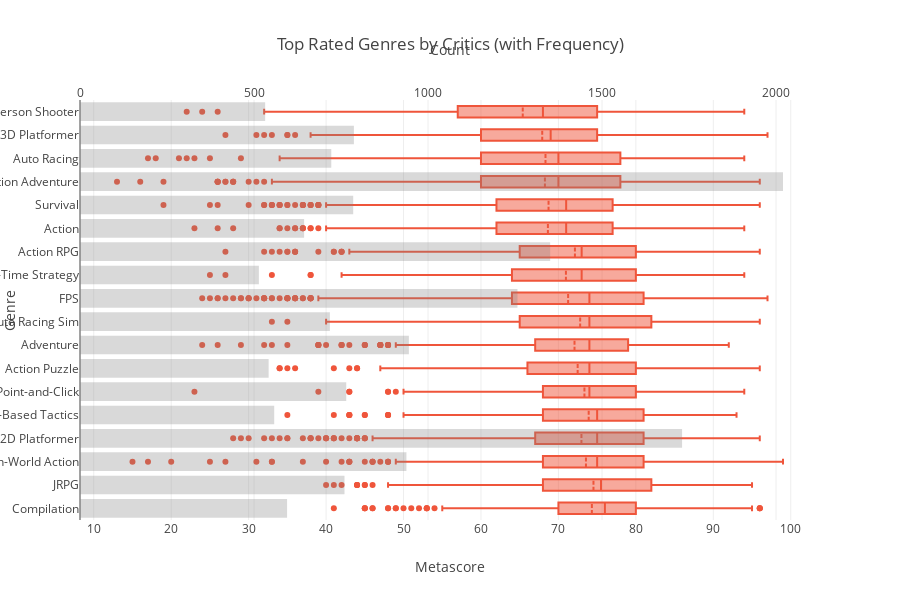

The cell this chart's notebook holds for it:
### Code cell
def plot_top_and_bottom_rated_genres_and_frequencies(n=0):
    genre_frequencies = metacritic['genres'].value_counts()
    genre_frequencies_df = pd.DataFrame({
        'genres': genre_frequencies.index,
        'count': genre_frequencies.values
    })
    genre_frequencies_df = genre_frequencies_df[genre_frequencies_df['count'] >= n]
    critics_genre_average_score = metacritic.groupby('genres')['platform_metascore'].agg('median')
    critics_genre_average_score_df = pd.DataFrame({
        'genres': critics_genre_average_score.index,
        'average_critic_review_score': critics_genre_average_score.values
    })
    critics_genre_average_score_df = critics_genre_average_score_df.sort_values(by='average_critic_review_score', ascending=False)
    top_20_genres_by_critic_average_score = critics_genre_average_score_df[critics_genre_average_score_df['genres'].isin(genre_frequencies_df['genres'])].head(20)['genres']
    filtered_metacritic_by_top_20_genres = metacritic[metacritic['genres'].isin(top_20_genres_by_critic_average_score)]

    colors = pc.qualitative.Plotly

    # Boxes
    fig = go.Figure()
    for genre in top_20_genres_by_critic_average_score:
        genre_data = filtered_metacritic_by_top_20_genres[filtered_metacritic_by_top_20_genres['genres'] == genre]
        fig.add_trace(go.Box(
            x=genre_data['platform_metascore'],
            name=genre,
            orientation='h',
            boxmean=True,
            marker=dict(color=colors[1]),
            xaxis='x'
        ))

    genre_frequencies_df = genre_frequencies_df.set_index('genres').reindex(top_20_genres_by_critic_average_score)

    # Frequency bars
    fig.add_trace(go.Bar(
        y=top_20_genres_by_critic_average_score,
        x=genre_frequencies_df['count'],
        orientation='h',
        marker=dict(color='rgba(128, 128, 128, 0.3)'),
        xaxis='x2'
    ))

    fig.update_layout(
        title="Top rated genres by critics (with frequency)",
        xaxis=dict(
            title="Metascore",
            side='bottom'
        ),
        xaxis2=dict(
            title="Count",
            side='top',
            overlaying='x'
        ),
        yaxis=dict(
            title="Genre"
        ),
        barmode='overlay',
        height=600,
        width=900,
        showlegend=False
    )

    return fig

fig = plot_top_and_bottom_rated_genres_and_frequencies(n=500)
fig.show()

### Figure 1 — Plotly figure (JSON) as saved in the notebook; plotly's stock layout.template omitted (floating-point values rounded to 4 significant figures; data arrays with more than 128 entries replaced by an {"elided": "..."} marker saying what was removed)
{"data": [{"boxmean": true, "marker": {"color": "#EF553B"}, "name": "Compilation", "orientation": "h", "type": "box", "x": {"elided": "595 int values"}, "xaxis": "x"}, {"boxmean": true, "marker": {"color": "#EF553B"}, "name": "JRPG", "orientation": "h", "type": "box", "x": {"elided": "760 int values"}, "xaxis": "x"}, {"boxmean": true, "marker": {"color": "#EF553B"}, "name": "Open-World Action", "orientation": "h", "type": "box", "x": {"elided": "938 int values"}, "xaxis": "x"}, {"boxmean": true, "marker": {"color": "#EF553B"}, "name": "2D Platformer", "orientation": "h", "type": "box", "x": {"elided": "1730 int values"}, "xaxis": "x"}, {"boxmean": true, "marker": {"color": "#EF553B"}, "name": "Turn-Based Tactics", "orientation": "h", "type": "box", "x": {"elided": "558 int values"}, "xaxis": "x"}, {"boxmean": true, "marker": {"color": "#EF553B"}, "name": "Point-and-Click", "orientation": "h", "type": "box", "x": {"elided": "765 int values"}, "xaxis": "x"}, {"boxmean": true, "marker": {"color": "#EF553B"}, "name": "Action Puzzle", "orientation": "h", "type": "box", "x": {"elided": "542 int values"}, "xaxis": "x"}, {"boxmean": true, "marker": {"color": "#EF553B"}, "name": "Adventure", "orientation": "h", "type": "box", "x": {"elided": "945 int values"}, "xaxis": "x"}, {"boxmean": true, "marker": {"color": "#EF553B"}, "name": "Auto Racing Sim", "orientation": "h", "type": "box", "x": {"elided": "718 int values"}, "xaxis": "x"}, {"boxmean": true, "marker": {"color": "#EF553B"}, "name": "FPS", "orientation": "h", "type": "box", "x": {"elided": "1257 int values"}, "xaxis": "x"}, {"boxmean": true, "marker": {"color": "#EF553B"}, "name": "Real-Time Strategy", "orientation": "h", "type": "box", "x": {"elided": "514 int values"}, "xaxis": "x"}, {"boxmean": true, "marker": {"color": "#EF553B"}, "name": "Action RPG", "orientation": "h", "type": "box", "x": {"elided": "1351 int values"}, "xaxis": "x"}, {"boxmean": true, "marker": {"color": "#EF553B"}, "name": "Action", "orientation": "h", "type": "box", "x": {"elided": "644 int values"}, "xaxis": "x"}, {"boxmean": true, "marker": {"color": "#EF553B"}, "name": "Survival", "orientation": "h", "type": "box", "x": {"elided": "785 int values"}, "xaxis": "x"}, {"boxmean": true, "marker": {"color": "#EF553B"}, "name": "Action Adventure", "orientation": "h", "type": "box", "x": {"elided": "2020 int values"}, "xaxis": "x"}, {"boxmean": true, "marker": {"color": "#EF553B"}, "name": "Auto Racing", "orientation": "h", "type": "box", "x": {"elided": "722 int values"}, "xaxis": "x"}, {"boxmean": true, "marker": {"color": "#EF553B"}, "name": "3D Platformer", "orientation": "h", "type": "box", "x": {"elided": "787 int values"}, "xaxis": "x"}, {"boxmean": true, "marker": {"color": "#EF553B"}, "name": "Third Person Shooter", "orientation": "h", "type": "box", "x": {"elided": "532 int values"}, "xaxis": "x"}, {"marker": {"color": "rgba(128, 128, 128, 0.3)"}, "orientation": "h", "type": "bar", "x": [595, 760, 938, 1730, 558, 765, 542, 945, 718, 1257, 514, 1351, 644, 785, 2020, 722, 787, 532], "xaxis": "x2", "y": ["Compilation", "JRPG", "Open-World Action", "2D Platformer", "Turn-Based Tactics", "Point-and-Click", "Action Puzzle", "Adventure", "Auto Racing Sim", "FPS", "Real-Time Strategy", "Action RPG", "Action", "Survival", "Action Adventure", "Auto Racing", "3D Platformer", "Third Person Shooter"]}], "layout": {"barmode": "overlay", "height": 600, "showlegend": false, "title": {"text": "Top Rated Genres by Critics (with Frequency)"}, "width": 900, "xaxis": {"side": "bottom", "title": {"text": "Metascore"}}, "xaxis2": {"overlaying": "x", "side": "top", "title": {"text": "Count"}}, "yaxis": {"title": {"text": "Genre"}}}}
